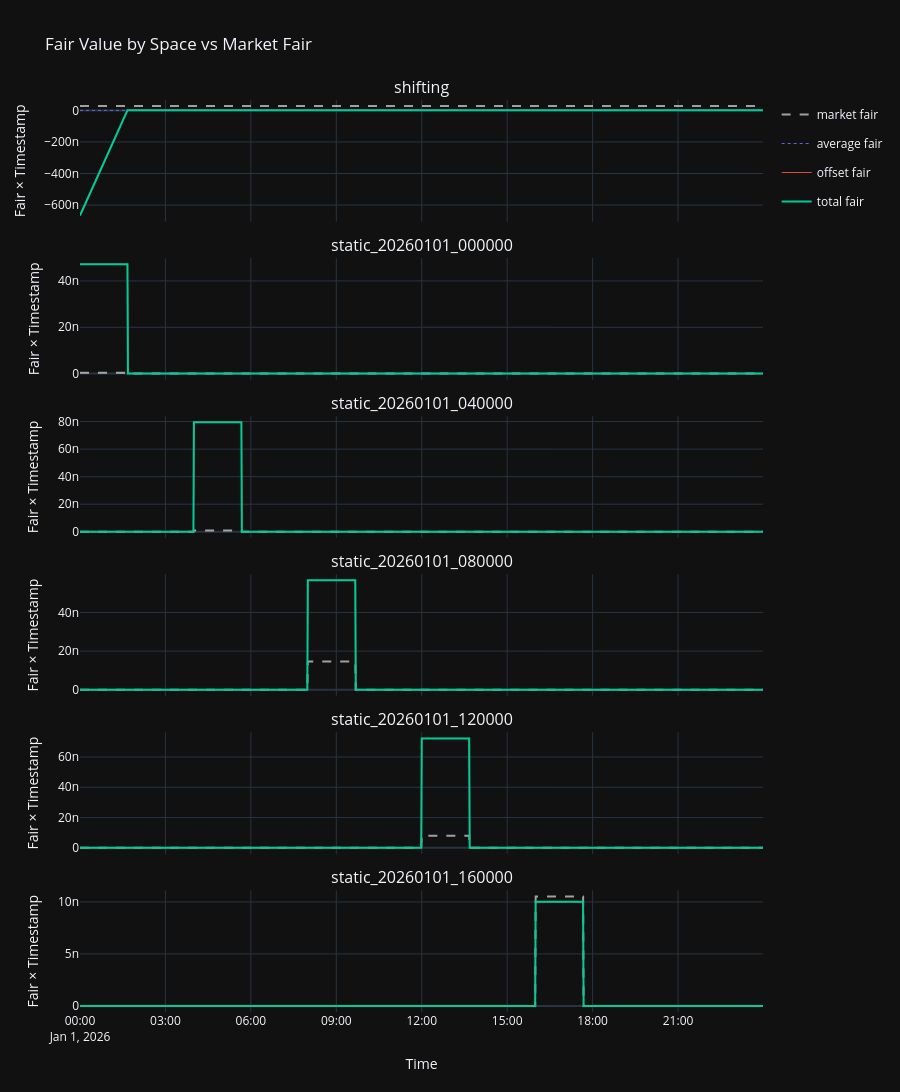

This figure's notebook cell:
### Code cell
# Graph 1: Fair Value by Stream vs Market Implied
fig1 = make_subplots(
    rows=len(space_ids),
    cols=1,
    shared_xaxes=True,
    subplot_titles=space_ids,
    vertical_spacing=0.04,
)

for row_idx, space_id in enumerate(space_ids, start=1):
    plot_spec = space_plot_data[space_id]

    fig1.add_trace(
        go.Scatter(
            x=ts,
            y=plot_spec['market_fair'].to_list(),
            name='market fair',
            legendgroup='market fair',
            showlegend=row_idx == 1,
            line=dict(dash='dash', color='rgba(255,255,255,0.6)', width=2),
        ),
        row=row_idx,
        col=1,
    )

    if plot_spec['has_average']:
        fig1.add_trace(
            go.Scatter(
                x=ts,
                y=plot_spec['average_fair'].to_list(),
                name='average fair',
                legendgroup='average fair',
                showlegend=row_idx == 1,
                line=dict(width=1, dash='dot', color='rgba(99,110,250,0.9)'),
            ),
            row=row_idx,
            col=1,
        )

    if plot_spec['has_offset']:
        fig1.add_trace(
            go.Scatter(
                x=ts,
                y=plot_spec['offset_fair'].to_list(),
                name='offset fair',
                legendgroup='offset fair',
                showlegend=row_idx == 1,
                line=dict(width=1, color='rgba(239,85,59,0.9)'),
            ),
            row=row_idx,
            col=1,
        )

    fig1.add_trace(
        go.Scatter(
            x=ts,
            y=plot_spec['total_fair'].to_list(),
            name='total fair',
            legendgroup='total fair',
            showlegend=row_idx == 1,
            line=dict(width=2, color='rgba(0,204,150,1)'),
        ),
        row=row_idx,
        col=1,
    )

fig1.update_layout(
    title='Fair Value by Space vs Market Fair',
    template='plotly_dark',
    height=260 * len(space_ids),
)
fig1.update_xaxes(title_text='Time', row=len(space_ids), col=1)
fig1.update_yaxes(title_text='Fair × Timestamp')
fig1.show()

### Figure 1 — Plotly figure (JSON) as saved in the notebook; plotly's stock layout.template omitted (floating-point values rounded to 4 significant figures; data arrays with more than 128 entries replaced by an {"elided": "..."} marker saying what was removed)
{"data": [{"legendgroup": "market fair", "line": {"color": "rgba(255,255,255,0.6)", "dash": "dash", "width": 2}, "name": "market fair", "showlegend": true, "type": "scatter", "x": {"elided": "1440 str values"}, "xaxis": "x", "y": {"elided": "1440 float values"}, "yaxis": "y"}, {"legendgroup": "average fair", "line": {"color": "rgba(99,110,250,0.9)", "dash": "dot", "width": 1}, "name": "average fair", "showlegend": true, "type": "scatter", "x": {"elided": "1440 str values"}, "xaxis": "x", "y": {"elided": "1440 float values"}, "yaxis": "y"}, {"legendgroup": "offset fair", "line": {"color": "rgba(239,85,59,0.9)", "width": 1}, "name": "offset fair", "showlegend": true, "type": "scatter", "x": {"elided": "1440 str values"}, "xaxis": "x", "y": {"elided": "1440 float values"}, "yaxis": "y"}, {"legendgroup": "total fair", "line": {"color": "rgba(0,204,150,1)", "width": 2}, "name": "total fair", "showlegend": true, "type": "scatter", "x": {"elided": "1440 str values"}, "xaxis": "x", "y": {"elided": "1440 float values"}, "yaxis": "y"}, {"legendgroup": "market fair", "line": {"color": "rgba(255,255,255,0.6)", "dash": "dash", "width": 2}, "name": "market fair", "showlegend": false, "type": "scatter", "x": {"elided": "1440 str values"}, "xaxis": "x2", "y": {"elided": "1440 float values"}, "yaxis": "y2"}, {"legendgroup": "offset fair", "line": {"color": "rgba(239,85,59,0.9)", "width": 1}, "name": "offset fair", "showlegend": false, "type": "scatter", "x": {"elided": "1440 str values"}, "xaxis": "x2", "y": {"elided": "1440 float values"}, "yaxis": "y2"}, {"legendgroup": "total fair", "line": {"color": "rgba(0,204,150,1)", "width": 2}, "name": "total fair", "showlegend": false, "type": "scatter", "x": {"elided": "1440 str values"}, "xaxis": "x2", "y": {"elided": "1440 float values"}, "yaxis": "y2"}, {"legendgroup": "market fair", "line": {"color": "rgba(255,255,255,0.6)", "dash": "dash", "width": 2}, "name": "market fair", "showlegend": false, "type": "scatter", "x": {"elided": "1440 str values"}, "xaxis": "x3", "y": {"elided": "1440 float values"}, "yaxis": "y3"}, {"legendgroup": "offset fair", "line": {"color": "rgba(239,85,59,0.9)", "width": 1}, "name": "offset fair", "showlegend": false, "type": "scatter", "x": {"elided": "1440 str values"}, "xaxis": "x3", "y": {"elided": "1440 float values"}, "yaxis": "y3"}, {"legendgroup": "total fair", "line": {"color": "rgba(0,204,150,1)", "width": 2}, "name": "total fair", "showlegend": false, "type": "scatter", "x": {"elided": "1440 str values"}, "xaxis": "x3", "y": {"elided": "1440 float values"}, "yaxis": "y3"}, {"legendgroup": "market fair", "line": {"color": "rgba(255,255,255,0.6)", "dash": "dash", "width": 2}, "name": "market fair", "showlegend": false, "type": "scatter", "x": {"elided": "1440 str values"}, "xaxis": "x4", "y": {"elided": "1440 float values"}, "yaxis": "y4"}, {"legendgroup": "offset fair", "line": {"color": "rgba(239,85,59,0.9)", "width": 1}, "name": "offset fair", "showlegend": false, "type": "scatter", "x": {"elided": "1440 str values"}, "xaxis": "x4", "y": {"elided": "1440 float values"}, "yaxis": "y4"}, {"legendgroup": "total fair", "line": {"color": "rgba(0,204,150,1)", "width": 2}, "name": "total fair", "showlegend": false, "type": "scatter", "x": {"elided": "1440 str values"}, "xaxis": "x4", "y": {"elided": "1440 float values"}, "yaxis": "y4"}, {"legendgroup": "market fair", "line": {"color": "rgba(255,255,255,0.6)", "dash": "dash", "width": 2}, "name": "market fair", "showlegend": false, "type": "scatter", "x": {"elided": "1440 str values"}, "xaxis": "x5", "y": {"elided": "1440 float values"}, "yaxis": "y5"}, {"legendgroup": "offset fair", "line": {"color": "rgba(239,85,59,0.9)", "width": 1}, "name": "offset fair", "showlegend": false, "type": "scatter", "x": {"elided": "1440 str values"}, "xaxis": "x5", "y": {"elided": "1440 float values"}, "yaxis": "y5"}, {"legendgroup": "total fair", "line": {"color": "rgba(0,204,150,1)", "width": 2}, "name": "total fair", "showlegend": false, "type": "scatter", "x": {"elided": "1440 str values"}, "xaxis": "x5", "y": {"elided": "1440 float values"}, "yaxis": "y5"}, {"legendgroup": "market fair", "line": {"color": "rgba(255,255,255,0.6)", "dash": "dash", "width": 2}, "name": "market fair", "showlegend": false, "type": "scatter", "x": {"elided": "1440 str values"}, "xaxis": "x6", "y": {"elided": "1440 float values"}, "yaxis": "y6"}, {"legendgroup": "offset fair", "line": {"color": "rgba(239,85,59,0.9)", "width": 1}, "name": "offset fair", "showlegend": false, "type": "scatter", "x": {"elided": "1440 str values"}, "xaxis": "x6", "y": {"elided": "1440 float values"}, "yaxis": "y6"}, {"legendgroup": "total fair", "line": {"color": "rgba(0,204,150,1)", "width": 2}, "name": "total fair", "showlegend": false, "type": "scatter", "x": {"elided": "1440 str values"}, "xaxis": "x6", "y": {"elided": "1440 float values"}, "yaxis": "y6"}], "layout": {"annotations": [{"font": {"size": 16}, "showarrow": false, "text": "shifting", "x": 0.5, "xanchor": "center", "xref": "paper", "y": 1, "yanchor": "bottom", "yref": "paper"}, {"font": {"size": 16}, "showarrow": false, "text": "static_20260101_000000", "x": 0.5, "xanchor": "center", "xref": "paper", "y": 0.8267, "yanchor": "bottom", "yref": "paper"}, {"font": {"size": 16}, "showarrow": false, "text": "static_20260101_040000", "x": 0.5, "xanchor": "center", "xref": "paper", "y": 0.6533, "yanchor": "bottom", "yref": "paper"}, {"font": {"size": 16}, "showarrow": false, "text": "static_20260101_080000", "x": 0.5, "xanchor": "center", "xref": "paper", "y": 0.48, "yanchor": "bottom", "yref": "paper"}, {"font": {"size": 16}, "showarrow": false, "text": "static_20260101_120000", "x": 0.5, "xanchor": "center", "xref": "paper", "y": 0.3067, "yanchor": "bottom", "yref": "paper"}, {"font": {"size": 16}, "showarrow": false, "text": "static_20260101_160000", "x": 0.5, "xanchor": "center", "xref": "paper", "y": 0.1333, "yanchor": "bottom", "yref": "paper"}], "height": 1560, "title": {"text": "Fair Value by Space vs Market Fair"}, "xaxis": {"anchor": "y", "domain": [0, 1], "matches": "x6", "showticklabels": false}, "xaxis2": {"anchor": "y2", "domain": [0, 1], "matches": "x6", "showticklabels": false}, "xaxis3": {"anchor": "y3", "domain": [0, 1], "matches": "x6", "showticklabels": false}, "xaxis4": {"anchor": "y4", "domain": [0, 1], "matches": "x6", "showticklabels": false}, "xaxis5": {"anchor": "y5", "domain": [0, 1], "matches": "x6", "showticklabels": false}, "xaxis6": {"anchor": "y6", "domain": [0, 1], "title": {"text": "Time"}}, "yaxis": {"anchor": "x", "domain": [0.8667, 1], "title": {"text": "Fair × Timestamp"}}, "yaxis2": {"anchor": "x2", "domain": [0.6933, 0.8267], "title": {"text": "Fair × Timestamp"}}, "yaxis3": {"anchor": "x3", "domain": [0.52, 0.6533], "title": {"text": "Fair × Timestamp"}}, "yaxis4": {"anchor": "x4", "domain": [0.3467, 0.48], "title": {"text": "Fair × Timestamp"}}, "yaxis5": {"anchor": "x5", "domain": [0.1733, 0.3067], "title": {"text": "Fair × Timestamp"}}, "yaxis6": {"anchor": "x6", "domain": [0, 0.1333], "title": {"text": "Fair × Timestamp"}}}}
